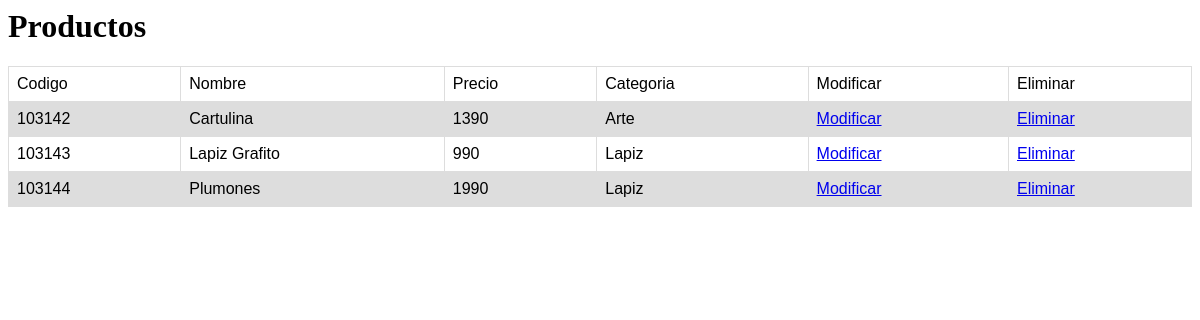
Page /mostrar on the committed database.
### app/models.py (models this page shows, shortened)
class Producto(models.Model):
    codigoProducto = models.IntegerField(primary_key=True,max_length=10,verbose_name='Codigo Producto')
    nombreProducto = models.CharField(max_length=20,verbose_name='Nombre Producto')
    categoriaProducto= models.CharField(max_length=15,verbose_name='Categoria')
    precioProducto = models.IntegerField(max_length=7,verbose_name='Precio Producto')
    imagenProducto = models.ImageField(upload_to="static",null=True)

### app/views.py (the view)
# urls.py: path('mostrar',mostrar,name="mostrar"),
def mostrar(request):
    productos = Producto.objects.all()
    datos={
        'producto':productos
    }
    return render(request,"mostrar.html", datos)

### app/templates/mostrar.html (shortened to what this page needs)
{% load static %}
<html lang="en">
<head>
</head>
<body>
    <div >
        <h1>Productos</h1>
    </div>
    <div >
        <table border=1>
            <tr><td>Codigo</td><td>Nombre</td><td>Precio</td><td>Categoria</td><td>Modificar</td> <td>Eliminar</td></tr>
            {% for v in producto %}
            <tr><td>{{v.codigoProducto}}</td><td>{{v.nombreProducto}}</td><td>{{v.precioProducto}}</td><td>{{v.categoriaProducto}}</td>
            <td><a href="{% url 'form_mod_producto' v.codigoProducto %}">Modificar</a></td>
            <td><a href="{% url 'form_del_producto' v.codigoProducto %}">Eliminar</a></td>
            </tr>
            {% endfor %}
        </table>
    </div>
</body>
</html>

### app/templates/mostrar.html (style rules this page uses)
table { font-family: arial, sans-serif; border-collapse: collapse; width: 100%; }
td, th { border: 1px solid #dddddd; text-align: left; padding: 8px; }
tr:nth-child(even) { background-color: #dddddd; }

### rows in the picture
Producto: codigoProducto "103142", nombreProducto "Cartulina", precioProducto "1390", categoriaProducto "Arte"
Producto: codigoProducto "103143", nombreProducto "Lapiz Grafito", precioProducto "990", categoriaProducto "Lapiz"
Producto: codigoProducto "103144", nombreProducto "Plumones", precioProducto "1990", categoriaProducto "Lapiz"
